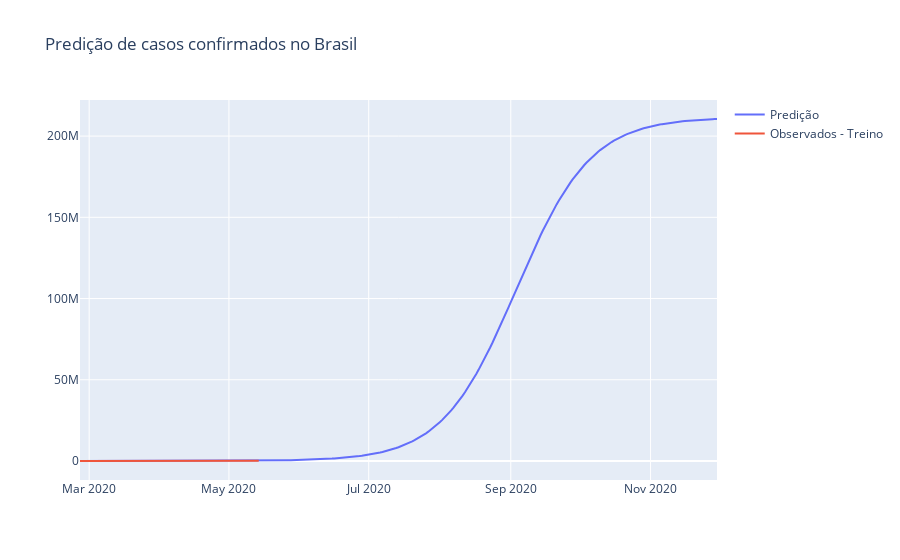

Notebook source saved alongside this figure:
### Code cell
fig = go.Figure() 

fig.add_trace(go.Scatter(x=forecast.ds, y=forecast.yhat, name='Predição'))
fig.add_trace(go.Scatter(x=train.ds, y=train.y, name='Observados - Treino'))
fig.update_layout(title='Predição de casos confirmados no Brasil')
fig.show()
